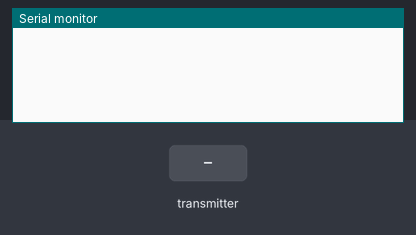
This sketch was run on a simulated Arduino Uno, built with avr-gcc and run on an emulated ATmega328P. Shown: the last lines printed to the serial monitor. The inputs (shaded band) are chosen by the test bench. No radio packets arrive unless stated.

Above: at 1.2 s.
1.3 s: the transmitter starts sending text.0 = 0
At 2.2 s:
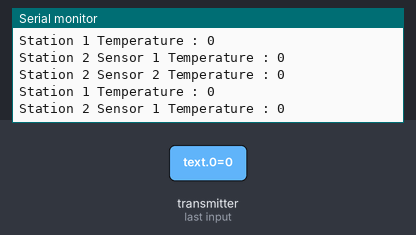
2.8 s: the transmitter starts sending text.1 = 256
At 3.9 s:
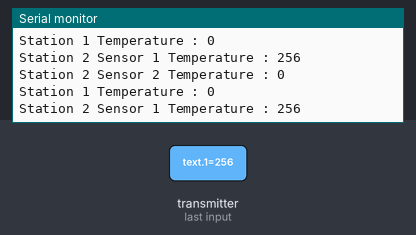
5.8 s: the transmitter starts sending text.2 = 256
8.8 s: the transmitter starts sending text.0 = 256
At 8.96 s:
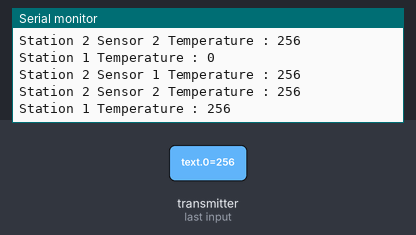

Measured:
- after the input at 1.3 s, the serial monitor: prints a new line at once (image 1)
- after the input at 2.8 s, the serial monitor: prints a new line after 0.10 s (image 2)
- after the input at 8.8 s, the serial monitor: prints a new line after 0.13 s (image 3)

The sketch:

Type_03_model_programe.ino
```cpp
#include <SPI.h>
#include <nRF24L01.h>
#include <RF24.h>

// This programe does not include programe for display data on a display
// this is just to get a serial output to computer by Hardware serial on AT328p
//RF24 radio(7, 8);
RF24 radio(9, 10);


const byte rxAddr[6] = "00001";

void setup()
{
  while (!Serial);
  Serial.begin(9600);

  radio.begin();
  radio.openReadingPipe(0, rxAddr);

  radio.startListening();
}

void loop()
{
  if (radio.available())
  {
    int text[3];
    radio.read(&text, sizeof(text));
    for (int j=0;j<3;j++){
      if(j==0){

        Serial.print("Station 1 Temperature : " );
        Serial.println(text[j]);
        }
        else if(j==1){
        Serial.print("Station 2 Sensor 1 Temperature : " );
        Serial.println(text[j]);
        }
        else if(j==2){
        Serial.print("Station 2 Sensor 2 Temperature : " );
        Serial.println(text[j]);
        Serial.println();
        }


      }

  }

}
```
